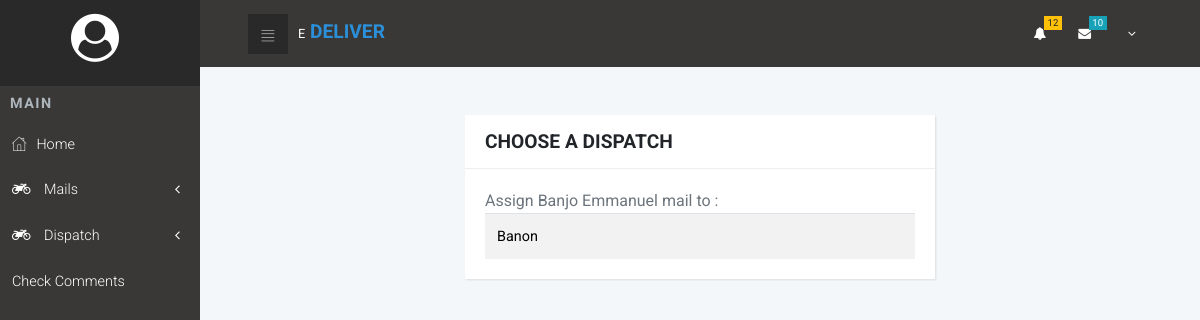
/assign/1/, run on the app's committed database.
### TestApp/models.py (models this page shows, shortened)
class Mail(models.Model):
    STATUS=[
        ('Not_Assigned','Not_Assigned'),
        ('Assigned','Assigned'),
        ('Delivered','Delivered')
    ]
    first_name=models.CharField(max_length=80)
    last_name=models.CharField(max_length=80)
    Phone_Number=PhoneNumberField()
    Sender_Address=models.CharField(max_length=1000,null=True,blank=True)
    sender_city = models.ForeignKey('City',on_delete=models.CASCADE,related_name='sender_city')
    recipent_first_name=models.CharField(max_length=80)
    recipent_last_name=models.CharField(max_length=80)
    recipent_phone_number=PhoneNumberField()
    Address=models.TextField('Recipent Address',max_length=1000)
    receiver_city = models.ForeignKey('City',on_delete=models.CASCADE,related_name='receiver_city')
    status = models.CharField(max_length=20,choices=STATUS,default='Not_Assigned')
    timestamp = models.DateTimeField(default=datetime.now)
    picked = models.BooleanField(default=False)

class Dispatch(models.Model):
    first_name=models.CharField(max_length=80)
    last_name=models.CharField(max_length=80)
    username = models.CharField(max_length=80,unique=True,)
    id=models.CharField(primary_key=True, max_length=80)

### TestApp/views.py (the view)
# urls.py: path('assign/<int:pk>/', assign , name='assign'),
def assign(request,pk):
    mail=Mail.objects.get(id=pk)
    rider = Dispatch.objects.all()
    context ={
        'mail':mail,
        'rider':rider
    }
    return render(request,'mail/assignmail.html',context)

### templates/mail/assignmail.html (shortened to what this page needs)
{% extends "base.html" %}
{% load static %}
{% block content %}
{% include "nav.html" %}
<div class="col-lg-6 mx-auto mt-5">
    <div class="card">
        <div class="card-header">
            <h3>CHOOSE A DISPATCH</h3>
        </div>
        <div class="card-body">
            <div class="text-muted">
                Assign {{mail.first_name}} {{mail.last_name }} mail to :
            </div>
            <table class="table table-striped ">
                <tbody>
                    {% for people in rider %}
                    <tr>
                 <td><a href="{% url 'assign_to_dispatch' mail.id people.id %}">{{people.username}}</a></td>
                    </tr>
                    {% endfor %}
                </tbody>
            </table>
        </div>
    </div>
</div>
{% endblock content %}

### static/css/style.blue.css (style rules this page uses)
a { display: inline-block; text-decoration: none; color: #fff; }
body { overflow-x: hidden; }
table { font-size: 0.9em; color: #666; }
.card { margin-bottom: 30px; -webkit-box-shadow: 1px 1px 2px rgba(0, 0, 0, 0.1); box-shadow: 1px 1px 2px rgba(0, 0, 0, 0.1); }
.card-header h1, .card-header h2, .card-header h3, .card-header h4, .card-header h5, .card-header h6 { margin-bottom: 0; }
.table { margin-bottom: 0; color: #666; }
.table td, .table th { border-color: #dee2e6; }
.table-striped tbody tr { -webkit-transition: all 0.3s; transition: all 0.3s; }
body { font-family: "Roboto", sans-serif; font-size: 1rem; font-weight: 400; line-height: 1.5; color: #212529; background-color: #fff; }
a { color: #2b90d9; text-decoration: none; }
h1, h2, h3, h4, h5, h6, .h1, .h2, .h3, .h4, .h5, .h6 { margin-bottom: 0.5rem; font-family: inherit; font-weight: 700; line-height: 1.1; color: inherit; }
h3, .h3 { font-size: 1.2rem; }
.card { background-color: #fff; border: 0 solid #eee; border-radius: 0; }
.card-body { padding: 1.25rem; }
.card-header { padding: 1rem 1.25rem; background-color: #fff; border-bottom: 1px solid #eee; }
.card-header:first-child { border-radius: 0 0 0 0; }

### templates/mail/assignmail.html (style rules this page uses)
a { color: black; }

### data on the page
Mail: first_name "Banjo", last_name "Emmanuel"
Dispatch: username "Banon"
